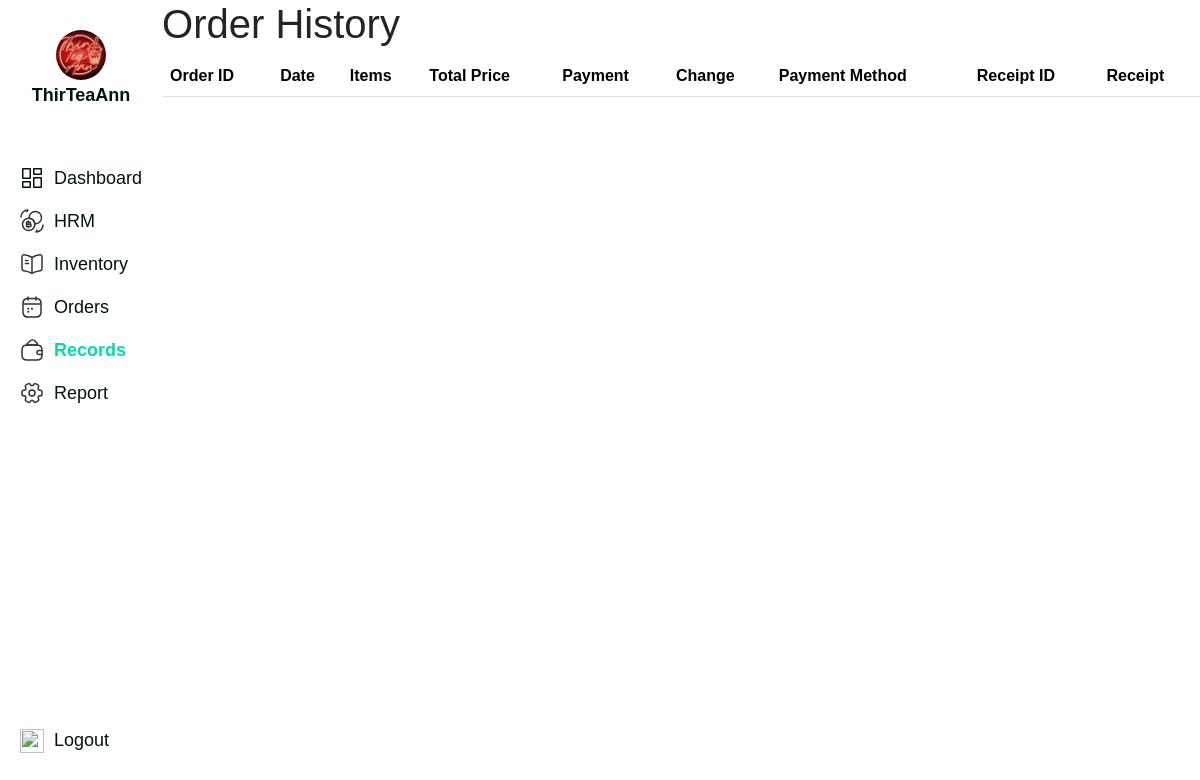
/admin/order-records.php (signed in), run on an earlier commit of the app's database.
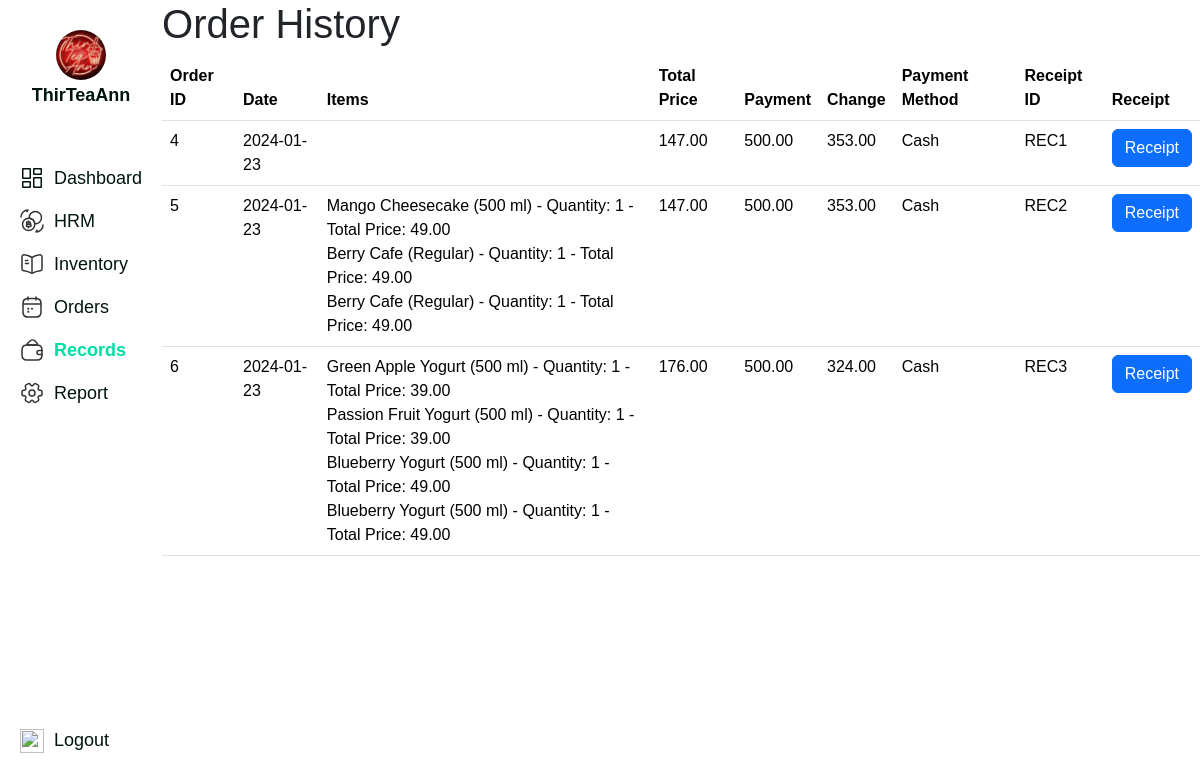
And on a later commit of the database.
### tables this page shows
CREATE TABLE `order_table` (
  `order_id` int(11) NOT NULL,
  `date` date DEFAULT NULL,
  `receipt_id` varchar(11) DEFAULT NULL,
  `total_price` decimal(10,2) DEFAULT NULL,
  `payment_received` decimal(10,2) DEFAULT NULL,
  `exact_change` decimal(10,2) DEFAULT NULL,
  `payment_method` varchar(255) DEFAULT NULL
);

CREATE TABLE `order_items` (
  `order_item_id` int(11) NOT NULL,
  `order_id` int(11) DEFAULT NULL,
  `product_id` int(11) DEFAULT NULL,
  `product_name` varchar(255) DEFAULT NULL,
  `size` varchar(50) DEFAULT NULL,
  `price` decimal(10,2) DEFAULT NULL,
  `quantity` int(11) DEFAULT NULL,
  `total_price` decimal(10,2) DEFAULT NULL
);

### admin/order-records.php (the view, shortened to what this page needs)
<!DOCTYPE html>
<html lang="en">
<head>
    <link href="https://cdn.jsdelivr.net/npm/bootstrap@5.3.2/dist/css/bootstrap.min.css" rel="stylesheet">
    <link rel="stylesheet" href="//cdn.jsdelivr.net/npm/alertifyjs@1.13.1/build/css/alertify.min.css"/>
    <link rel="stylesheet" href="../styles/order-records.css">
</head>
<body>
    <?php require "../config/admin-sidebar.php"; ?>
    <div class="main-content">
        <h1>Order History</h1>
        <table class="table" id="orderHistory_table">
            <thead>
                <tr>
                    <th>Order ID</th>
                    <th>Date</th>
                    <th>Items</th>
                    <th>Total Price</th>
                    <th>Payment</th>
                    <th>Change</th>
                    <th>Payment Method</th>
                    <th>Receipt ID</th>
                    <th>Receipt</th>
                </tr>
            </thead>
            <tbody>
                <?php
                    require '../config/config.php';
                    $stmt = $mysqli->prepare("SELECT * FROM order_table");
                    $stmt->execute();
                    $stmt->bind_result($order_id, $date, $receipt_id, $total_price, $payment_received, $exact_change, $payment_method);
                    $orderResults = [];
                    while ($stmt->fetch()) {
                        $orderResults[] = [
                            'order_id' => $order_id,
                            'date' => $date,
                            'receipt_id' => $receipt_id,
                            'total_price' => $total_price,
                            'payment_received' => $payment_received,
                            'exact_change' => $exact_change,
                            'payment_method' => $payment_method
                        ];
                    }
                    $stmt = $mysqli->prepare("SELECT * FROM order_items");
                    $stmt->execute();
                    $stmt->bind_result($order_item_id, $order_id, $product_id, $product_name, $size, $price, $quantity, $total_price);
                    $orderItems = [];
                    while ($stmt->fetch()) {
                        $orderItems[] = [
                            'order_id' => $order_id,
                            'product_id' => $product_id,
                            'product_name' => $product_name,
                            'size' => $size,
                            'quantity' => $quantity,
                            'total_price' => $total_price,
                        ];
                    }
                    foreach ($orderResults as $order) {
                        echo "<tr>";
                        echo "<td>{$order['order_id']}</td>";
                        echo "<td>{$order['date']}</td>";
                        echo "<td>";
                        foreach ($orderItems as $orderItem) {
                            if ($orderItem['order_id'] == $order['order_id']) {
                                echo "{$orderItem['product_name']} ({$orderItem['size']}) - Quantity: {$orderItem['quantity']} - Total Price: {$orderItem['total_price']}<br>";
                            }
                        }
                        echo "</td>";
                        echo "<td>{$order['total_price']}</td>";
                        echo "<td>{$order['payment_received']}</td>";
                        echo "<td>{$order['exact_change']}</td>";
                        echo "<td>{$order['payment_method']}</td>";
                        echo "<td>{$order['receipt_id']}</td>";
                        echo "<td>
                                <button class='btn btn-primary'
                                        data-order-id='{$order['order_id']}'
                                        id='receiptBtn'>
                                    Receipt
                                </button>
                            </td>";
                        echo "</tr>";
                    }
                ?>
            </tbody>
        </table>
    </div>
</body>
</html>

### config/admin-sidebar.php (shortened to what this page needs)
<div class="sidebar-wrapper">
    <div class="upper">
        <div class="logo-container">
            <img class="logo" src="../assets/thirteaann-logo.svg" alt="ThirTeaAnn">
            <h1>ThirTeaAnn</h1>
        </div>
        <ol>
            <li>
                <a class="dashboard" href="dashboard.php">
                    <img class="link-img" src="../assets/sidebar_assets/dashboard-vector.svg">
                    Dashboard
                </a>
            </li>
            <li>
                <a href="hrm.php">
                    <img class="link-img" src="../assets/sidebar_assets/hrm-vector.svg">
                    HRM
                </a>
            </li>
            <li>
                <a href="inventory.php">
                    <img class="link-img" src="../assets/sidebar_assets/inventory-vector.svg">
                    Inventory
                </a>
            </li>
            <li>
                <a href="orders.php">
                    <img class="link-img" src="../assets/sidebar_assets/orders-vector.svg">
                    Orders
                </a>
            </li>
            <li>
                <a href="order-records.php">
                    <img class="link-img" src="../assets/sidebar_assets/records-vector.svg">
                    Records
                </a>
            </li>
            <li>
                <a href="report.php">
                    <img class="link-img" src="../assets/sidebar_assets/report-vector.svg">
                    Report
                </a>
            </li>
        </ol>
    </div>
    <a href="../config/logout.php">
        <img class="link-img" src="../assets/sidebar_assets/logout-vector.svg">
        Logout
    </a>
</div>

### styles/order-records.css (style rules this page uses)
html, body { width: 100vw; height: 100vh; margin: 0; padding: 0; overflow-y: auto; transition: all 0.5s ease-in-out; }
.table { width: 100%; max-height: 90vh; }

### config/admin-sidebar.php (style rules this page uses)
body { display: flex; box-sizing: border-box; font-family: 'Poppins', sans-serif; }
.main-content { flex-grow: 1; }
.sidebar-wrapper { height: 100%; flex-basis: 10%; color: #00140E; display: flex; flex-direction: column; justify-content: space-between; padding: 30px 20px; }
.sidebar-wrapper ol { list-style: none; padding: 0; }
.logo-container { display: flex; flex-direction: column; align-items: center; margin-bottom: 50px; }
.logo-container h1 { font-size: 18px; font-weight: 700; }
.logo { width: 50px; height: 50px; margin: 0 auto 5px auto; border-radius: 50%; }
.link-img { width: 24px; height: 24px; margin-right: 10px; }
a { text-decoration: none; color: #00140E; display: flex; align-items: center; margin-bottom: 16px; font-size: 18px; }
.active-link { color: #00DEA3 !important; font-weight: 700; }

What changed in the data, as far as the page shows it:
added order_table: order_id "4", date "2024-01-23", total_price "147.00", payment_received "500.00", exact_change "353.00", payment_method "Cash", receipt "REC1"
added order_table: order_id "5", date "2024-01-23", product_name "Berry Cafe", size "Regular", quantity "1", total_price "49.00", total_price "147.00", payment_received "500.00", exact_change "353.00", payment_method "Cash", receipt "REC2"
added order_items: product_name "Mango Cheesecake", size "500 ml", quantity "1", total_price "49.00", shown under "5"
added order_table: order_id "6", date "2024-01-23", product_name "Blueberry Yogurt", size "500 ml", quantity "1", total_price "49.00", total_price "176.00", payment_received "500.00", exact_change "324.00", payment_method "Cash", receipt "REC3"
added order_items: product_name "Green Apple Yogurt", size "500 ml", quantity "1", total_price "39.00", shown under "6"
added order_items: product_name "Passion Fruit Yogurt", size "500 ml", quantity "1", total_price "39.00", shown under "6"
